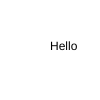
Frame 1 (no input)
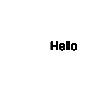
Frame 60 (no input)
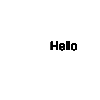
Frame 120 (the mouse pressed at the canvas centre since frame 60)

The p5.js sketch that drew these frames (run headless with seeded random() and noise() and a simulated clock; from frame 60 on, the mouse is pressed at the canvas centre):

// p5.js sketch
// ── sketch.js
function setup() {
  createCanvas(100,100);
}

function draw() {
  text("Hello",50,50);
}
